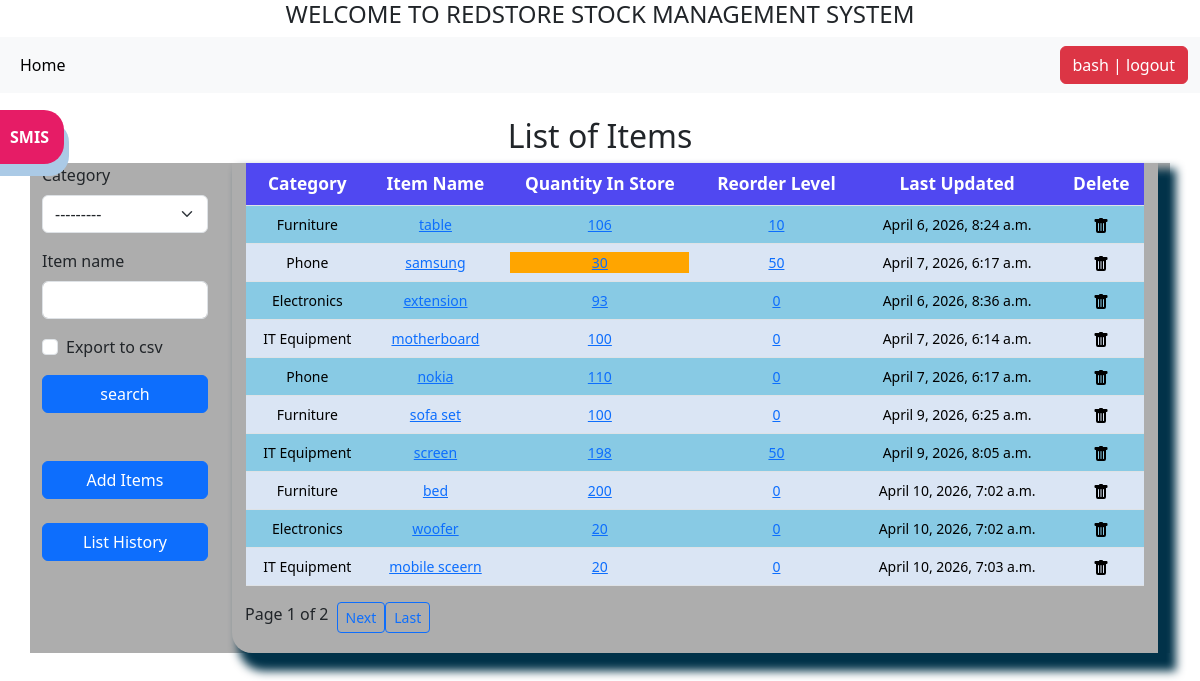
The app's page /list_items/ (signed in) with its own data.
### stockapp/models.py (models this page shows, shortened)
class Stock(models.Model):
    category = models.ForeignKey(Category, on_delete=models.CASCADE)
    item_name = models.CharField(max_length=100, blank=True, null=True)
    quantity = models.IntegerField(default=0, blank=True, null=True)
    received_quantity = models.IntegerField(default=0, blank=True, null=True)
    received_by = models.CharField(max_length=100, blank=True, null=True)
    issued_quantity = models.IntegerField(default=0, blank=True, null=True)
    issued_by = models.CharField(max_length=100, blank=True, null=True)
    issue_to = models.CharField(max_length=100, blank=True, null=True)
    phone_number = models.CharField(max_length=100, blank=True, null=True)
    created_by = models.CharField(max_length=100, blank=True, null=True)
    reorder_level = models.IntegerField(default=0, blank=True, null=True)
    last_updated = models.DateTimeField(auto_now_add=False, auto_now=True)
    timestamp = models.DateTimeField(auto_now_add=True, auto_now=False)
    export_to_csv = models.BooleanField(default=False)

class Category(models.Model):
    name = models.CharField(max_length=100,blank=True,null=True)
    def __str__(self):
        return self.name

### stockapp/views.py (the view, shortened to what this page needs)
# urls.py: path('list_items/', views.list_items, name='list_items'),
@login_required
def list_items(request):
    header = 'List of Items'
    form = StockSearchForm(request.GET or None)
    queryset = Stock.objects.all()
    category = request.GET.get('category')
    item_name = request.GET.get('item_name')
    if category and item_name:
        queryset = queryset.filter(
                category = category,
                item_name__icontains=item_name
            )
    elif category:
            queryset = queryset.filter(category=category)
    elif item_name:
            queryset = queryset.filter(item_name__icontains=item_name)
    paginator = Paginator(queryset, 10)
    page_number = request.GET.get('page')
    queryset = paginator.get_page(page_number)
    context = {
        "header": header,
        "queryset": queryset,
        "form": form
    }
    return render(request, 'list_items.html', context)

### stockapp/forms.py
class StockSearchForm(forms.ModelForm):
    export_to_csv = forms.BooleanField(required=False)
    category = forms.ModelChoiceField(
        queryset=Category.objects.all(),
        required=False,
    )
    item_name = forms.CharField(required=False)
    class Meta:
        model = Stock
        fields = ['category','item_name']

### stockapp/templates/list_items.html (shortened to what this page needs)
{% extends 'navbar.html' %}
{% load crispy_forms_tags %}
{% load static %}
{% block content %}
<h2>{{header}}</h2>
<div class="row">
    <div class="col-sm-2">
<form  method="GET">
{{form|crispy}}
<input class="btn btn-primary mybutton" type="submit" value="search">
</form>
<br><br>
<a href="/add_items"><div class="btn btn-primary mybutton">Add Items</div></a><br><br>
<a href="/list_history"><div class="btn btn-primary mybutton">List History</div></a><br><br>
</div>
<div class="col-sm-10">
<div class="display_table">
<table class="table">
    <thead>
        <tr>
            <th>Category</th>
            <th>Item Name</th>
            <th>Quantity In Store</th>
             <th>Reorder Level</th>
            <th>Last Updated</th>
            <th>Delete</th>
        </tr>
    </thead>
    {% for instance in queryset %}
    <tr>
        <td>{{instance.category}}</td>
        <td><a href="{% url 'update_items' instance.id %}">{{instance.item_name}}</a></td>
        <td>
            {% if instance.quantity <= instance.reorder_level %}
            <div style="background-color:orange ;">
                <a href="{% url 'stock_detail' instance.id %}">{{ instance.quantity }}</a>
            </div>
            {% else %}
            <a href="{% url 'stock_detail' instance.id %}">{{instance.quantity}}</a>
            {% endif %}
        </td>
        <td><a href="{% url 'reorder_level' instance.id %}">{{ instance.reorder_level }}</a></td>
        <td>{{instance.last_updated}}</td>
        <td><a href="{% url 'delete_item' instance.id %}"><img  src="{% static 'img/trash-fill.svg' %}" alt=""></a></td>
    </tr>
    {% endfor %}
</table>
<div class="pagination mt-3">
    {% with request.GET.urlencode as query_string %}
<span class="mx-2">
    Page {{ queryset.number }} of {{ queryset.paginator.num_pages }}
</span>
   {% if queryset.has_next %}
        <a href="?{{ query_string }}&page={{ queryset.next_page_number }}"
           class="btn btn-sm btn-outline-primary">Next</a>
        <a href="?{{ query_string }}&page={{ queryset.paginator.num_pages }}"
           class="btn btn-sm btn-outline-primary">Last</a>
    {% endif %}
    {% endwith %}
</div>
</div>
</div>
{% endblock content%}

### stockapp/templates/navbar.html (shortened to what this page needs)
{% load static %}
<!DOCTYPE html>
<html lang="en">
<head>
     <link href="https://cdn.jsdelivr.net/npm/bootstrap@5.3.8/dist/css/bootstrap.min.css" rel="stylesheet">
      <link  href="{% static 'css/stylesheet.css' %}" rel="stylesheet">
</head>
<body>
     <h4>WELCOME TO REDSTORE STOCK MANAGEMENT SYSTEM </h4>
    <nav class="navbar navbar-expand-lg bg-body-tertiary">
  <div class="container-fluid">
    <div class="collapse navbar-collapse" id="navbarSupportedContent">
      <ul class="navbar-nav me-auto mb-2 mb-lg-0">
        <li class="nav-item">
          <a class="nav-link active" aria-current="page" href="{% url 'home' %}">Home</a>
        </li>
      </ul>
      <ul class="navbar-nav">
        {% if request.user.is_authenticated %}
        <li>
          <form action="{% url 'logout' %}" method="post" style="display:inline;">
            <button type="submit" class="btn btn-danger">{{ request.user }} | logout</button>
          </form>
        </li>
        {% else %}
        <li>
          <a href="{% url 'login' %}" class="btn btn-primary">login</a>
        </li>
        {% endif %}
      </ul>
    </div>
  </div>
</nav>
<div class="container mt-4">
        {% block content %}
        {% endblock content %}
    </div>
 <a href="#"><div id="version-display" data-bs-toggle="modal" data-bs-target="#mymodal">SMIS</div></a>
</body>
</html>

### stockapp/static/css/stylesheet.css (style rules this page uses)
body { background-image: url("../img/ulotkidruk-paper-1468883.jpg"); }
.row { background-color: rgb(173, 173, 173); }
h4 { text-align: center; }
.table { font-size: 13pt; text-align: center; width: 98%; margin: 0 auto; }
table.table > tbody > tr:nth-of-type(odd) > td { background-color: #88CAE4 !important; font-size: 14px; }
table.table > tbody > tr:nth-of-type(even) > td { background-color: #dae5f4 !important; font-size: 14px; }
table.table > thead > tr > th { background-color: #5048f1 !important; color: white !important; }
h2 { text-align: center; }
.display_table { border-bottom-left-radius: 20px; padding-left: 5px; padding-right: 5px; padding-bottom: 20px; box-shadow: 12px 12px 10px 6px #013249; }
.mybutton { width: 100%; }
#version-display { background-color: #e61c66; color: #fff; box-shadow: 5px 12px #abcae6; text-align: center; display: inline; padding: 15px; font-weight: bolder; position: fixed; top: 40px; left: -5px; z-index: 3000; border-top-right-radius: 20px; border-bottom-right-radius: 20px; margin-top: 70px; }

### records on screen
Stock: category "Furniture", item_name "table", quantity "106", reorder_level "10", last_updated "April 6, 2026, 8:24 a.m."
Stock: category "Phone", item_name "samsung", quantity "30", reorder_level "50", last_updated "April 7, 2026, 6:17 a.m."
Stock: category "Electronics", item_name "extension", quantity "93", reorder_level "0", last_updated "April 6, 2026, 8:36 a.m."
Stock: category "IT Equipment", item_name "motherboard", quantity "100", reorder_level "0", last_updated "April 7, 2026, 6:14 a.m."
Stock: category "Phone", item_name "nokia", quantity "110", reorder_level "0", last_updated "April 7, 2026, 6:17 a.m."
Stock: category "Furniture", item_name "sofa set", quantity "100", reorder_level "0", last_updated "April 9, 2026, 6:25 a.m."
Stock: category "IT Equipment", item_name "screen", quantity "198", reorder_level "50", last_updated "April 9, 2026, 8:05 a.m."
Stock: category "Furniture", item_name "bed", quantity "200", reorder_level "0", last_updated "April 10, 2026, 7:02 a.m."
Stock: category "Electronics", item_name "woofer", quantity "20", reorder_level "0", last_updated "April 10, 2026, 7:02 a.m."
Stock: category "IT Equipment", item_name "mobile sceern", quantity "20", reorder_level "0", last_updated "April 10, 2026, 7:03 a.m."

### other values on screen
{{ request.user }} "bash"
{{ header }} "List of Items"
{{ queryset.number }} "1"
{{ queryset.paginator.num_pages }} "2"
